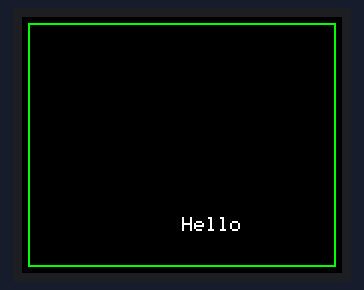
The sketch below on a simulated Arduino Uno, built with avr-gcc and run on an emulated ATmega328P. On the bench: 160×128 colour display. What the sketch prints to the serial monitor is not drawn.

Above: at 0.2 s.

The sketch:

test_gfx_lib.ino
```cpp
#include <Adafruit_GFX.h> // core graphics library
#include <Adafruit_ST7735.h> // hardware-specific library
#include <SPI.h>


#define CS    10
#define DC     9
#define RESET  8
#define SCLK  13
#define MOSI  11

#define BORDER_PADDING  3

Adafruit_ST7735 tftDisplay = Adafruit_ST7735(CS, DC, RESET);

int x = 0;
int y = 0;
int xp = 0;
int yp = 0;

int x_min, x_max, y_min, y_max, y_offset, h_max;

void setup() {
  general_setup();
  set_display_limits();
  draw_screen();
}

void set_display_limits(){

  x_min = BORDER_PADDING;
  y_min = tftDisplay.height() - BORDER_PADDING;
  x_max = tftDisplay.width() - BORDER_PADDING;
  y_max = BORDER_PADDING;
  y_offset = (y_min + y_max) / 2;
  h_max =  (y_min + y_max) / 2 - 5 * BORDER_PADDING;

  Serial.println("x_min=" + String(x_min) );
  Serial.println("y_min=" + String(y_min) );
  Serial.println("x_max=" + String(x_max) );
  Serial.println("y_max=" + String(y_max) );
  Serial.println("y_offset=" + String(y_offset) );
  Serial.println("h_max=" + String(h_max) );


}

void general_setup() {
  Serial.begin (9600); // serial monitor stuff
  Serial.println ("TFT ST7735 display test");


  tftDisplay.initR (INITR_BLACKTAB);
  tftDisplay.setRotation(3);
  Serial.println("w=" + String(tftDisplay.width()) + "; h=" + String(tftDisplay.height()));
}

void draw_screen() {
  int padding = BORDER_PADDING;

  tftDisplay.fillScreen (ST7735_BLACK);

  int x0 = padding;
  int y0 = padding;
  int w = x_max - x_min;
  int h = y_min - y_max; // Or Adafruit will kill everybody
  tftDisplay.drawRect(x0, y0, w, h, ST7735_GREEN);

  tftDisplay.setCursor (80, 100);
  tftDisplay.print ("Hello");

}

void initPointHistory() {
  x = x_min;
  y = y_offset;
  xp = x_min;
  yp = y_offset;
}


void drawGraphPoint(Adafruit_ST7735 d, int xi, int yi) {
  x = xi;
  y = yi;
  d.drawLine(xp, yp, x, y, ST7735_GREEN);
  xp = xi;
  yp = yi;
}

void loop() {
  int xs = x - x_min;
  int ys = int(h_max * sin(9.0 * float(xs) / float(x_max - x_min) )  );
  y =  y_offset - ys;
  Serial.println( "x=" + String(x) + "; y=" + String(y) );
  drawGraphPoint(tftDisplay, x, y);

  x ++;
  if (x == x_max) {
    draw_screen();
    initPointHistory();
  }

  delay(10);

}
```
